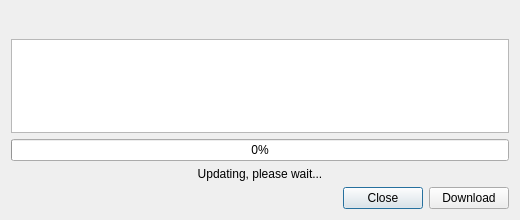
<?xml version="1.0" encoding="UTF-8"?>
<ui version="4.0">
 <class>UpdateDialog</class>
 <widget class="QDialog" name="UpdateDialog">
  <property name="geometry">
   <rect>
    <x>0</x>
    <y>0</y>
    <width>520</width>
    <height>220</height>
   </rect>
  </property>
  <property name="windowTitle">
   <string>Dialog</string>
  </property>
  <layout class="QVBoxLayout" name="mainLayout">
   <item>
    <widget class="QLabel" name="label">
     <property name="font">
      <font>
       <pointsize>14</pointsize>
      </font>
     </property>
     <property name="text">
      <string/>
     </property>
     <property name="alignment">
      <set>Qt::AlignCenter</set>
     </property>
     <property name="wordWrap">
      <bool>true</bool>
     </property>
    </widget>
   </item>
   <item>
    <widget class="QPlainTextEdit" name="detailsEdit">
     <property name="readOnly">
      <bool>true</bool>
     </property>
     <property name="minimumSize">
      <size>
       <width>0</width>
       <height>90</height>
      </size>
     </property>
    </widget>
   </item>
   <item>
    <widget class="QProgressBar" name="progressBar">
     <property name="value">
      <number>0</number>
     </property>
    </widget>
   </item>
   <item>
    <widget class="QLabel" name="statusLabel">
     <property name="text">
      <string>Updating, please wait...</string>
     </property>
     <property name="alignment">
      <set>Qt::AlignCenter</set>
     </property>
     <property name="wordWrap">
      <bool>true</bool>
     </property>
     <property name="textInteractionFlags">
      <set>Qt::TextSelectableByMouse</set>
     </property>
    </widget>
   </item>
   <item>
    <layout class="QHBoxLayout" name="buttonLayout">
     <item>
      <spacer name="buttonSpacer">
       <property name="orientation">
        <enum>Qt::Horizontal</enum>
       </property>
       <property name="sizeHint" stdset="0">
        <size>
         <width>40</width>
         <height>20</height>
        </size>
       </property>
      </spacer>
     </item>
     <item>
      <widget class="QPushButton" name="cancelBtn">
       <property name="text">
        <string>Close</string>
       </property>
      </widget>
     </item>
     <item>
      <widget class="QPushButton" name="updateBtn">
       <property name="text">
        <string>Download</string>
       </property>
      </widget>
     </item>
    </layout>
   </item>
  </layout>
 </widget>
 <resources/>
 <connections/>
</ui>
